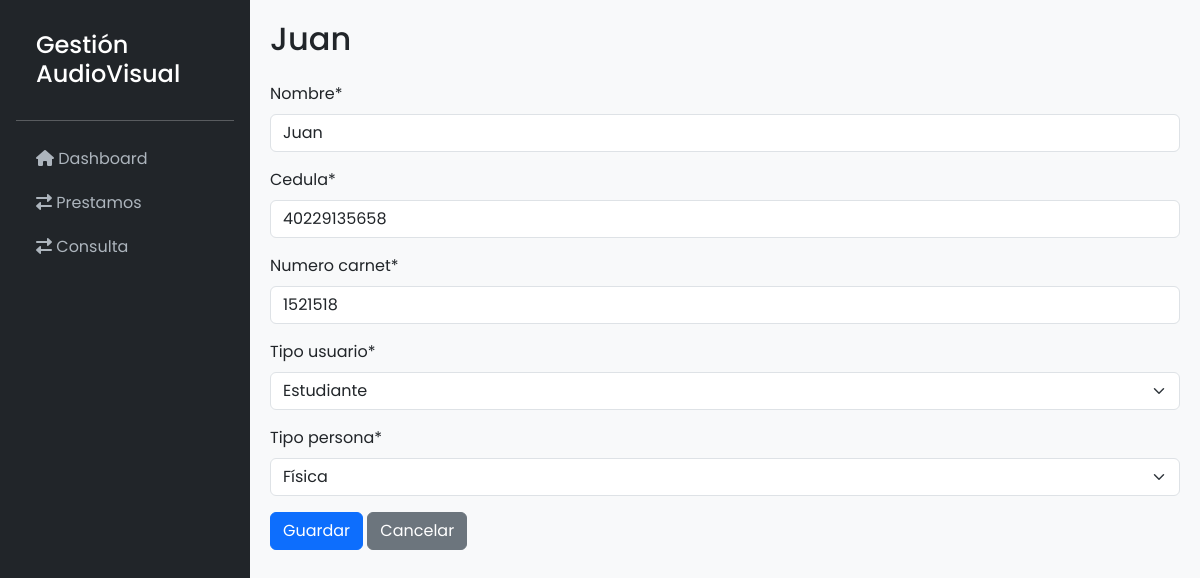
Page /usuarios/3/edit/ on the earlier database version.
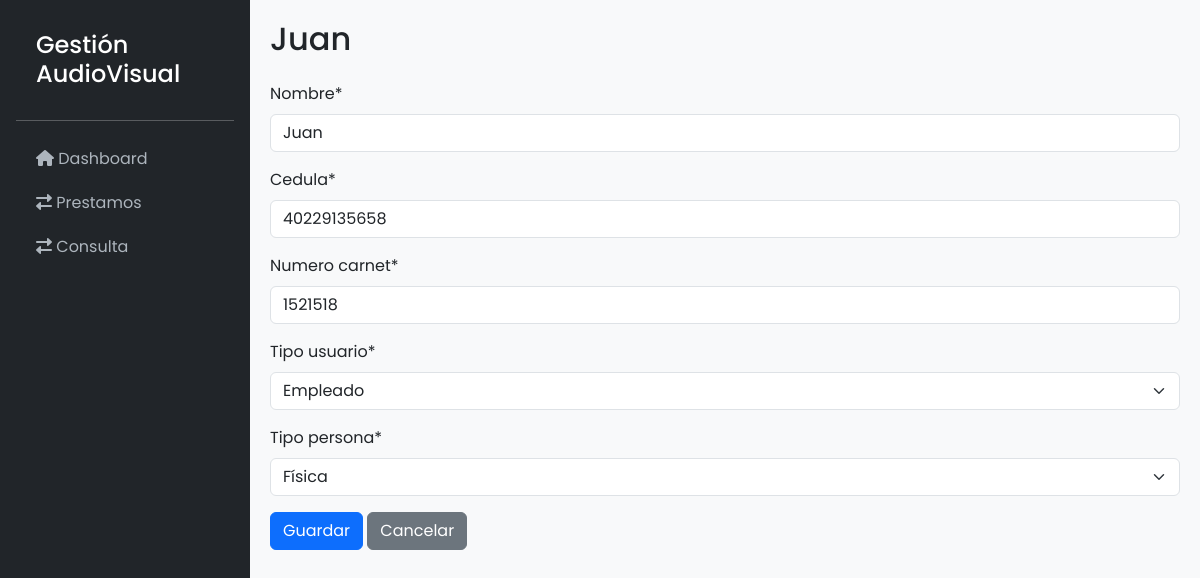
Same page on the later database version.
### GestionAudiovisualApp/models.py (models this page shows, shortened)
class Usuario(AbstractBaseUser, PermissionsMixin):
    nombre = models.CharField(max_length=100, unique=True)
    cedula = models.CharField(max_length=11, unique=True)
    numero_carnet = models.CharField(max_length=20)
    tipo_usuario = models.CharField(max_length=50, choices=[('Profesor', 'Profesor'), ('Estudiante', 'Estudiante'), ('Empleado', 'Empleado')])
    tipo_persona = models.CharField(max_length=20, choices=[('Física', 'Física'), ('Jurídica', 'Jurídica')])
    estado = models.BooleanField(default=True)
    is_active = models.BooleanField(default=True)
    is_staff = models.BooleanField(default=False)
    groups = models.ManyToManyField(
        'auth.Group',
        related_name='custom_user_set',
        blank=True,
        help_text='The groups this user belongs to. A user will get all permissions granted to each of their groups.',
        verbose_name='groups',
    )
    user_permissions = models.ManyToManyField(
        'auth.Permission',
        related_name='custom_user_set',
        blank=True,
        help_text='Specific permissions for this user.',
        verbose_name='user permissions',
    )
    objects = UsuarioManager()
    USERNAME_FIELD = 'nombre'
    REQUIRED_FIELDS = ['cedula']
    def __str__(self):
        return self.nombre

### GestionAudiovisualApp/views.py (the view)
# urls.py: path('usuarios/<int:pk>/edit/', UsuarioUpdateView.as_view(), name='usuario-update'),
class UsuarioUpdateView(UpdateView):
    model = Usuario
    form_class = UsuarioForm
    template_name = 'usuarios/usuario_form.html'
    success_url = reverse_lazy('usuario-list')

### GestionAudiovisualApp/forms.py (shortened to what this page needs)
class UsuarioForm(forms.ModelForm):
    class Meta:
        model = Usuario
        fields = ['nombre', 'cedula', 'numero_carnet', 'tipo_usuario', 'tipo_persona', 'estado']

### GestionAudiovisualApp/templates/usuarios/usuario_form.html (shortened to what this page needs)
{% extends 'base.html' %}
{% load crispy_forms_tags %}
{% block content %}
    <h2 class="mb-4">{{ view.object|default:"Crear Nuevo Usuario" }}</h2>
    <form method="post" class="needs-validation" novalidate>
        <div class="mb-3">
            {{ form.nombre|as_crispy_field }}
        </div>
        <div class="mb-3">
            {{ form.cedula|as_crispy_field }}
        </div>
        <div class="mb-3">
            {{ form.numero_carnet|as_crispy_field }}
        </div>
        <div class="mb-3">
            {{ form.tipo_usuario|as_crispy_field }}
        </div>
        <div class="mb-3">
            {{ form.tipo_persona|as_crispy_field }}
        </div>
        <button type="submit" class="btn btn-primary">Guardar</button>
        <a href="{% url 'usuario-list' %}" class="btn btn-secondary">Cancelar</a>
    </form>
{% endblock %}

Differences in the rows shown:
changed Usuario "Juan": tipo_usuario "Estudiante" → "Empleado"
